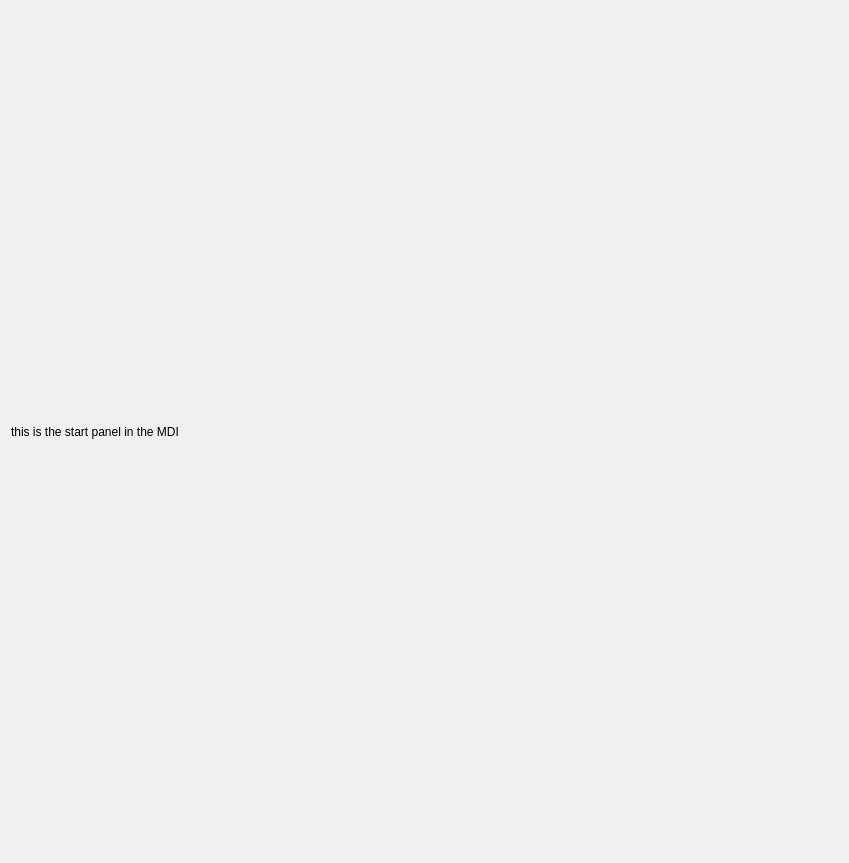
<?xml version="1.0" encoding="UTF-8"?>
<ui version="4.0">
 <class>StartPanel</class>
 <widget class="QWidget" name="StartPanel">
  <property name="geometry">
   <rect>
    <x>0</x>
    <y>0</y>
    <width>849</width>
    <height>863</height>
   </rect>
  </property>
  <property name="sizePolicy">
   <sizepolicy hsizetype="Expanding" vsizetype="Expanding">
    <horstretch>0</horstretch>
    <verstretch>0</verstretch>
   </sizepolicy>
  </property>
  <property name="windowTitle">
   <string>Start</string>
  </property>
  <layout class="QHBoxLayout" name="horizontalLayout">
   <item>
    <widget class="QLabel" name="label">
     <property name="text">
      <string>this is the start panel in the MDI</string>
     </property>
    </widget>
   </item>
  </layout>
 </widget>
 <resources/>
 <connections/>
</ui>
